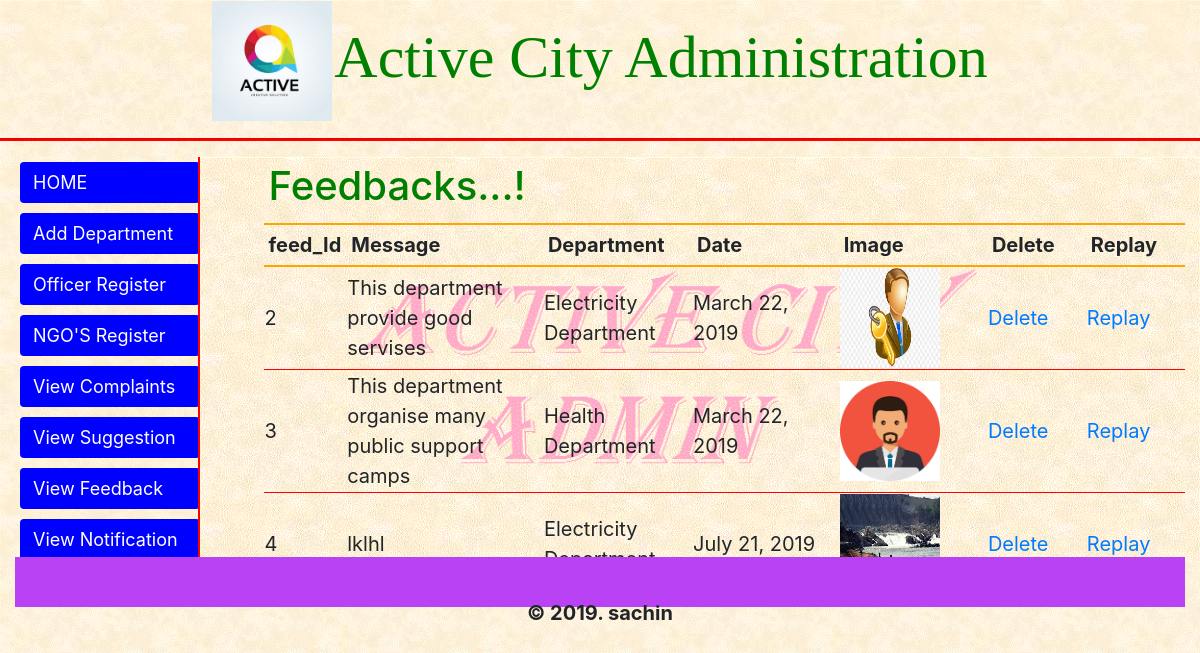
The page /Ac_Admin/admin_feedback_list/ (signed in) on the database its author committed.
### Ac_Citizen/models.py (models this page shows)
class Feedback_Table(models.Model):
    feed_id = models.AutoField(primary_key=True)
    citz_id = models.ForeignKey(Citizen_Table,on_delete=models.CASCADE)
    dept_name = models.ForeignKey(Department_Table,on_delete=models.CASCADE)
    feed_date = models.DateField(auto_now_add=True)
    feed_message = models.TextField()
    image = models.ImageField(upload_to='feedbacks',default=False)

### Ac_Admin/views.py (the view)
# urls.py: path('admin_feedback_list/',views.admin_feedbacks_list,name='admin_feedback_list'),
def admin_feedbacks_list(request):
    try:
        username = request.session['username']
        qs = Feedback_Table.objects.all()
        return render(request, 'ac_admin/admin_feedback_list.html', {'data':qs})
    except KeyError:
        return redirect('admin_login')

### templates/ac_admin/admin_feedback_list.html (shortened to what this page needs)
<!DOCTYPE html>
{% extends 'ac_admin/admin_index.html' %}
{% load staticfiles %}
            {% block body %}
                <table class="feed-table">
                    <tr><th colspan="7"><h1>Feedbacks...!</h1></th></tr>
                    <tr>
                        <th width="70">feed_Id</th>
                        <th width="200">Message</th>
                        <th width="150">Department</th>
                        <th width="150">Date</th>
                        <th width="150">Image</th>
                        <th width="100">Delete</th>
                        <th width="100">Replay</th>
                    </tr>
                    {% for obj in data %}
                        <tr>
                            <td>{{ obj.feed_id }}</td>
                            <td>{{ obj.feed_message  }}</td>
                            <td>{{ obj.dept_name_id }}</td>
                            <td>{{ obj.feed_date }}</td>
                            <td><img src="{{ obj.image.url }}" width="100" height="100"></td>
                            <td>
                                <a href="{% url 'delete_feedback' %}?id={{ obj.feed_id }}">Delete</a>
                            </td>
                            <td><a href="{% url 'admin_feedback_replay' %}?id={{ obj.feed_id }}">Replay</a></td>
                        </tr>
                    {% endfor %}
                </table>
            {% endblock %}

### rows shown on the page
Feedback_Table: feed_id "2", feed_message "This department provide good servises", dept_name_id "Electricity Department", feed_date "March 22, 2019", image (picture)
Feedback_Table: feed_id "3", feed_message "This department organise many public support camps", dept_name_id "Health Department", feed_date "March 22, 2019", image (picture)
Feedback_Table: feed_id "4", feed_message "lklhl", dept_name_id "Electricity…", feed_date "July 21, 2019", image (picture)
